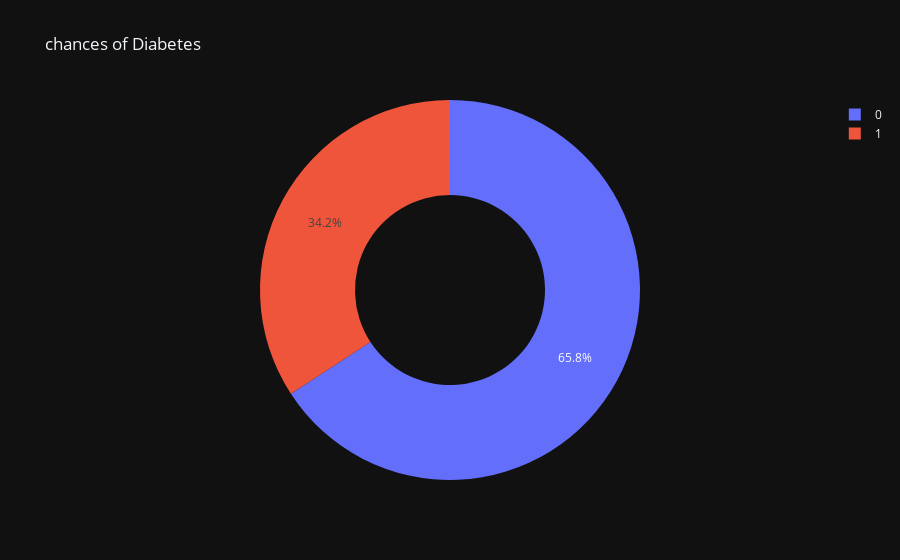

Write notebook code for a chart like this one.
### Markdown cell above
lets see the distribution of Outcome(diabetes or not)

### Code cell
ax= px.pie(df, names= "Outcome",template= "plotly_dark",title= "chances of Diabetes",hole= 0.5)
ax.show()

### Figure 1 — Plotly figure (JSON) as saved in the notebook; plotly's stock layout.template omitted (floating-point values rounded to 4 significant figures; data arrays with more than 128 entries replaced by an {"elided": "..."} marker saying what was removed)
{"data": [{"domain": {"x": [0, 1], "y": [0, 1]}, "hole": 0.5, "hovertemplate": "Outcome=%{label}<extra></extra>", "labels": {"elided": "2000 int values"}, "legendgroup": "", "name": "", "showlegend": true, "type": "pie"}], "layout": {"legend": {"tracegroupgap": 0}, "title": {"text": "chances of Diabetes"}}}
